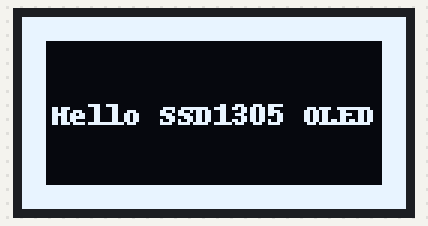
Simulated run of this program. Board: Raspberry Pi (BCM pin numbers). On the bench: 128×64 one-colour display. What the program prints to the terminal is not drawn.

Above: at 0.1 s.

The program:

ssd1305_pillow_demo.py
```python
"""
This demo will fill the screen with white, draw a black box on top
and then print Hello World! in the center of the display

This example is for use on (Linux) computers that are using CPython with
Adafruit Blinka to support CircuitPython libraries. CircuitPython does
not support PIL/pillow (python imaging library)!
"""

import board
import digitalio
from PIL import Image, ImageDraw, ImageFont
import adafruit_ssd1305
from time import sleep

# Define the Reset Pin
oled_reset = digitalio.DigitalInOut(board.D4)

# Change these
# to the right size for your display!
WIDTH = 128
HEIGHT = 64  # Change to 32 if needed
BORDER = 8

# Use for SPI
spi = board.SPI()
oled_cs = digitalio.DigitalInOut(board.D5)
oled_dc = digitalio.DigitalInOut(board.D6)
oled = adafruit_ssd1305.SSD1305_SPI(WIDTH, HEIGHT, spi, oled_dc, oled_reset, oled_cs)

# Use for I2C.
# i2c = board.I2C()
# oled = adafruit_ssd1305.SSD1305_I2C(WIDTH, HEIGHT, i2c, addr=0x3c, reset=oled_reset)

print("Hit Ctrl-C to stop")
# Clear display.
oled.fill(0)
oled.show()

# Create blank image for drawing.
# Make sure to create image with mode '1' for 1-bit color.
image = Image.new("1", (oled.width, oled.height))

# Get drawing object to draw on image.
draw = ImageDraw.Draw(image)

# Draw a white background
draw.rectangle((0, 0, oled.width, oled.height), outline=255, fill=255)

# Draw a smaller inner rectangle
draw.rectangle(
    (BORDER, BORDER, oled.width - BORDER - 1, oled.height - BORDER - 1),
    outline=0,
    fill=0,
)

# Load default font.
font = ImageFont.load_default()

# Draw Some Text
text = "Hello SSD1305 OLED"
(font_width, font_height) = font.getsize(text)
draw.text(
    (oled.width // 2 - font_width // 2, oled.height // 2 - font_height // 2),
    text,
    font=font,
    fill=255,
)

# Display image
oled.image(image)
oled.show()

keep_looping = True

while keep_looping:
    try:
        sleep(0.1)
    except KeyboardInterrupt:
        print("\n\t\tUser interrupted, exiting.")
        keep_looping = False

oled.fill(0)
oled.show()
print("Bye!")
```
